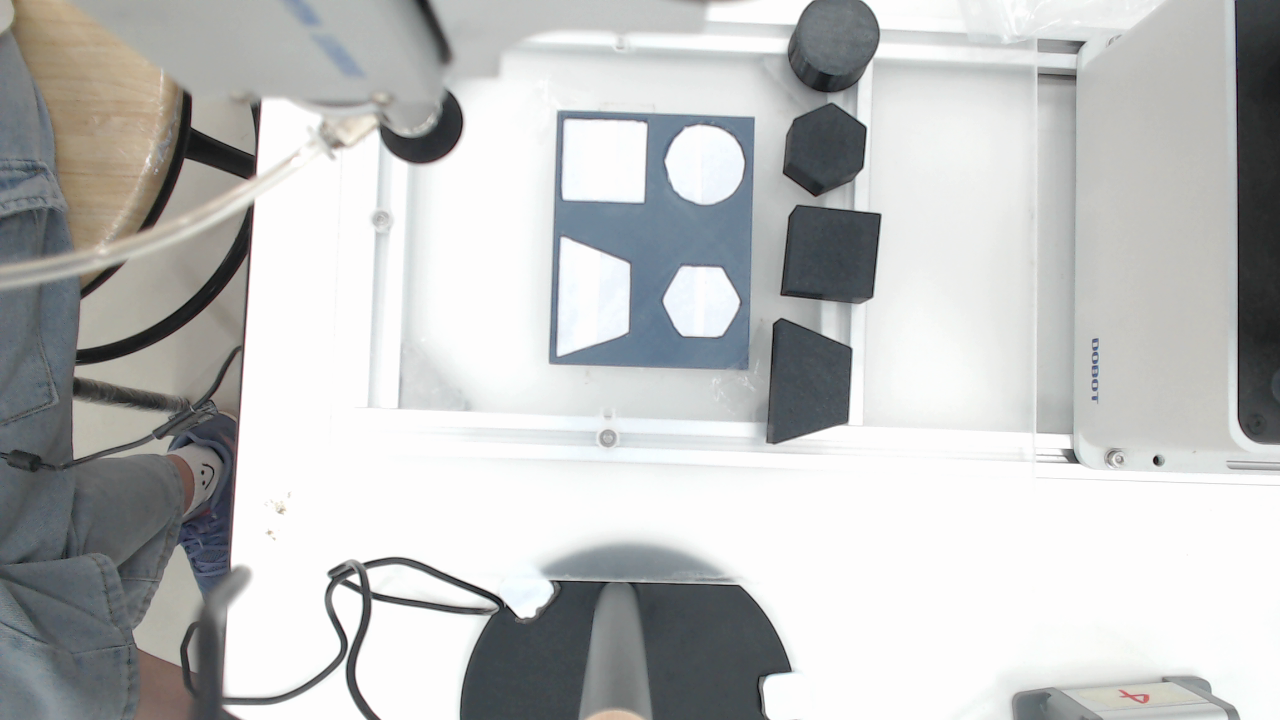
#> input picture frame_20261015_143941.png, 1280 x 720 px, given in place of the camera
$ python pick_place.py
#> lines starting #> are read from the running program, lines starting #| are printed output that depends on the picture; after the words box and inside, x2 and y2 are one past the last pixel; in counts of white or black regions, pixels touching at a corner belong together
#> (reads app/calib.json from the repository)
### app/camera_check_h.py
"""เหมือน camera_check.py แต่เส้นแบ่งเป็นแนวนอน (บน / ล่าง) แทนซ้าย / ขวา

วิธีใช้ (รันจากโฟลเดอร์โปรเจกต์)
    py -3.12 app/camera_check_h.py                 # กล้องตัวที่ 1
    py -3.12 app/camera_check_h.py --cam 0
    py -3.12 app/camera_check_h.py --image a.png   # ทดสอบกับรูปนิ่ง

แถบเลื่อน
    split %       ตำแหน่งเส้นแบ่ง (% ของความสูงภาพ นับจากบน)
    blocks on top 1 = บล็อกอยู่บน กระดานอยู่ล่าง   0 = กลับกัน
    ที่เหลือเหมือน camera_check.py

ปุ่ม  m จับคู่   c ล้าง   s บันทึกภาพ   q / Esc ออก
     a  ตั้งกรอบพื้นที่ทำงาน: คลิก 4 มุมของกระดาษขาว (u = ย้อน) ครบ 4 จุดแล้วเซฟลง app/work_area.json เอง
        นอกกรอบจะถูกมองเป็นพื้นขาว จึงไม่นับของเกะกะรอบโต๊ะ   x  ลบกรอบ (ดูทั้งภาพ)
"""
import argparse
import json
import os
import time

import cv2
import numpy as np

from camera_check import (MIN_WIDTH_PX, background_is_light, binarize, draw_objects,  # noqa: E402
                          open_camera, put_status)
from algo import solve                                                                # noqa: E402

WIN = "camera_check_h"
WIN_BW = "binary (blocks | holes)"
AREA_PATH = os.path.join(os.path.dirname(os.path.abspath(__file__)), "work_area.json")


def load_area():
    """คืนรายการ 4 มุม [(x, y), ...] หรือ None ถ้ายังไม่เคยตั้ง"""
    if not os.path.exists(AREA_PATH):
        return None
    with open(AREA_PATH, encoding="utf-8") as f:
#> (reads app/work_area.json from the repository)
        return [tuple(p) for p in json.load(f)["corners"]]


def save_area(corners, width, height):
    with open(AREA_PATH, "w", encoding="utf-8") as f:
        json.dump({"corners": [list(map(int, p)) for p in corners], "width": width, "height": height}, f, indent=2)


def area_mask(shape, corners):
    """ภาพขาวดำ: 255 = ในกรอบ, 0 = นอกกรอบ"""
#> called with shape = (720, 1280)
    mask = np.zeros(shape[:2], np.uint8)
    cv2.fillPoly(mask, [np.array(corners, np.int32)], 255)
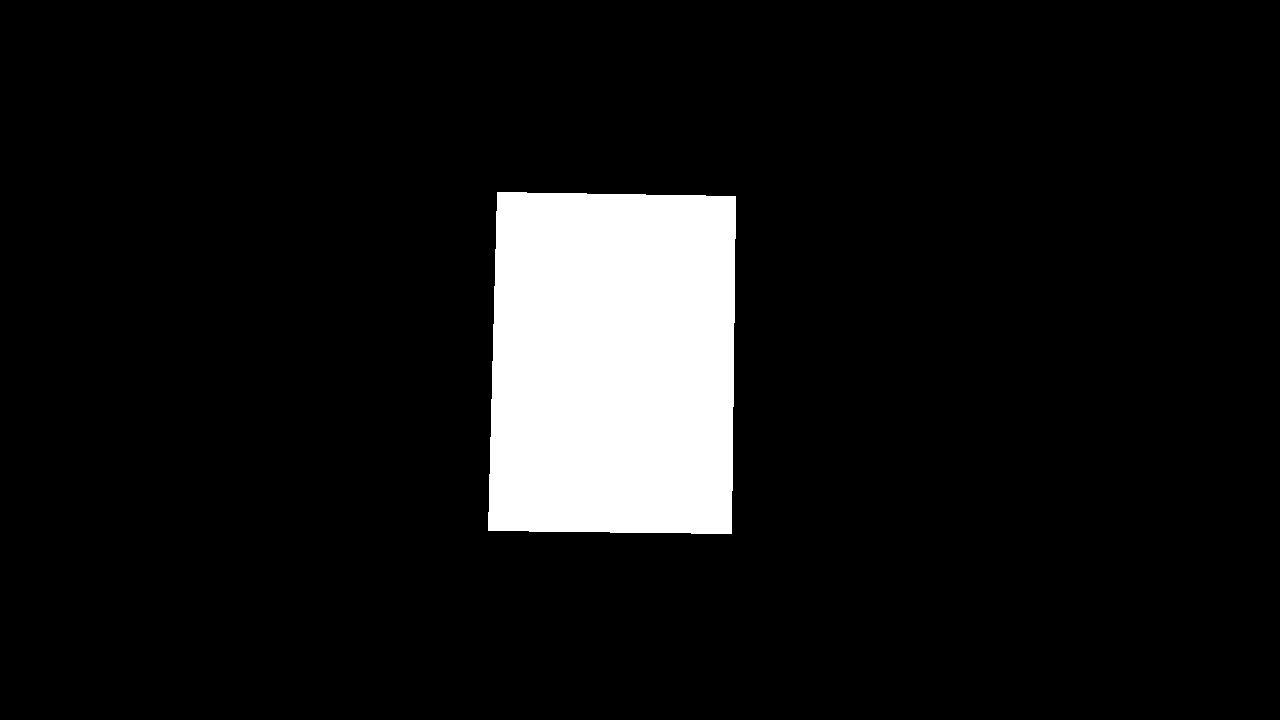
#> mask: shape (720, 1280); 8.9% white; 1 white region, box (x1, y1, x2, y2) and area: (488, 192, 736, 534) 81771
    return mask


# [168 lines left out: functions process_h, draw_matches_h, main, not called in this run]


# [2 lines that do not run on import are left out]

### app/camera_check.py
"""เช็กกล้องก่อน calibrate: ดูภาพ threshold สด ปรับค่าด้วยแถบเลื่อน และดูว่า detect() เห็นอะไร

วิธีใช้
    py -3.12 app/camera_check.py                 # ใช้กล้องตัวที่ 1
    py -3.12 app/camera_check.py --cam 1         # ใช้กล้องตัวอื่น
    py -3.12 app/camera_check.py --image a.png   # ทดสอบกับรูปนิ่ง (ไม่ต้องมีกล้อง)
    py -3.12 app/camera_check.py --exposure -6   # ล็อกค่า exposure ถ้าแสงยังขึ้นลง

ปุ่ม
    m  ลองจับคู่บล็อกกับช่อง (เรียก solve จาก algo.py) แล้ววาดผลทับภาพ
    c  ล้างผลจับคู่
    s  บันทึกภาพดิบและภาพ threshold ไว้ทดสอบทีหลัง
    q / Esc  ออก

ฝั่งซ้ายของเส้นแบ่ง = พื้นที่บล็อก   ฝั่งขวาของเส้นแบ่ง = กระดาน
auto invert = 1: ดูสีพื้นจากขอบภาพแต่ละฝั่งแล้วกลับสีให้เอง จึงใช้ได้ทั้งพื้นสว่างและพื้นมืด
    บล็อก: ทำให้พื้นเป็นสีดำ บล็อกจึงเป็นสีขาว (พื้นขาว + บล็อกดำ -> กลับสี)
    ช่อง : ทำให้พื้นเป็นสีขาวแล้วลบออกด้วย clear_border ช่องที่มองทะลุถึงพื้นจึงเหลือเป็นสีขาว
           ส่วนตัวกระดานเป็นสีดำ (พื้นขาว + กระดานเข้ม + ช่องสว่าง -> ไม่กลับสี)
auto invert = 0: ใช้แถบ invert blocks / invert holes กำหนดเอง
"""
import argparse
import time
import cv2
import numpy as np

from algo import solve

WIN = "camera_check"
WIN_BW = "binary (left: blocks | right: holes)"
MIN_WIDTH_PX = 50        # บล็อกควรกว้างอย่างน้อยเท่านี้ในภาพ


def open_camera(index, width, height, exposure=None):
#> in main, frame is the input picture: shape (720, 1280, 3); mean B, G, R 191.1, 191.5, 190.2
    cap = cv2.VideoCapture(index, cv2.CAP_DSHOW)   # DSHOW บน Windows ตั้งค่ากล้องได้มากกว่า
    if not cap.isOpened():
        cap = cv2.VideoCapture(index)
    if not cap.isOpened():
        raise SystemExit(f"เปิดกล้อง {index} ไม่ได้")
    cap.set(cv2.CAP_PROP_FRAME_WIDTH, width)
    cap.set(cv2.CAP_PROP_FRAME_HEIGHT, height)
    # ปิด auto เพื่อไม่ให้ภาพสว่างขึ้นลงตอนแขนเข้ามาในภาพ (บางรุ่นไม่รองรับ จะไม่มีผล)
    cap.set(cv2.CAP_PROP_AUTOFOCUS, 0)
    cap.set(cv2.CAP_PROP_AUTO_EXPOSURE, 0.25)
    if exposure is not None:
        # บน Windows (DSHOW) การตั้ง exposure ตรงๆ จะปิด auto exposure ไปด้วย ค่าปกติประมาณ -4 ถึง -8
        cap.set(cv2.CAP_PROP_EXPOSURE, exposure)
    w = cap.get(cv2.CAP_PROP_FRAME_WIDTH)
    h = cap.get(cv2.CAP_PROP_FRAME_HEIGHT)
    print(f"กล้อง {index}: {w:.0f}x{h:.0f}  autofocus={cap.get(cv2.CAP_PROP_AUTOFOCUS):.0f}  "
          f"auto_exposure={cap.get(cv2.CAP_PROP_AUTO_EXPOSURE):.2f}  "
          f"exposure={cap.get(cv2.CAP_PROP_EXPOSURE):.1f}")
    return cap


def clear_border(bw):
    """ลบก้อนสีขาวที่แตะขอบภาพ (เช่น พื้นโต๊ะรอบกระดานที่กลายเป็นสีขาวหลังกลับสี)"""
    _, labels = cv2.connectedComponents(bw)
    edge = np.unique(np.r_[labels[0], labels[-1], labels[:, 0], labels[:, -1]])
    out = bw.copy()
    out[np.isin(labels, edge[edge > 0])] = 0
    return out


def binarize(gray, thresh, invert):
    mode = cv2.THRESH_BINARY_INV if invert else cv2.THRESH_BINARY
    _, bw = cv2.threshold(gray, thresh, 255, mode)
    bw = cv2.morphologyEx(bw, cv2.MORPH_OPEN, np.ones((3, 3), np.uint8))   # ลบจุดรบกวนเล็กๆ
    return clear_border(bw)


# [20 lines left out: functions background_is_light, process, not called in this run]


def draw_objects(vis, bw, dx, color, label):
    """วาดเส้นขอบที่ detect() เห็น พร้อมขนาดในภาพ คืนจำนวนวัตถุและจำนวนที่เล็กเกินไป"""
    cnts, _ = cv2.findContours(bw, cv2.RETR_EXTERNAL, cv2.CHAIN_APPROX_NONE)
    n = small = 0
    for c in cnts:
        if cv2.contourArea(c) < 300:            # เกณฑ์เดียวกับ detect() ใน algo.py
            continue
        m = cv2.moments(c)
        cx, cy = int(m["m10"] / m["m00"]) + dx, int(m["m01"] / m["m00"])
        width = int(min(cv2.minAreaRect(c)[1]))   # ด้านแคบของกรอบที่หมุนตามรูป
        too_small = width < MIN_WIDTH_PX
        small += too_small
        cv2.drawContours(vis, [c + [dx, 0]], -1, color, 2)
        cv2.circle(vis, (cx, cy), 4, color, -1)
        cv2.putText(vis, f"{label}{n} {width}px", (cx - 40, cy - 10), cv2.FONT_HERSHEY_SIMPLEX,
                    0.5, (0, 0, 255) if too_small else color, 1)
        n += 1
    return n, small


# [8 lines left out: function draw_matches, not called in this run]


def put_status(vis, lines):
    y = 25
    for text, color in lines:
        cv2.putText(vis, text, (10, y), cv2.FONT_HERSHEY_SIMPLEX, 0.6, (0, 0, 0), 4)
        cv2.putText(vis, text, (10, y), cv2.FONT_HERSHEY_SIMPLEX, 0.6, color, 1)
        y += 24


# [98 lines left out: function main, not called in this run]


# [2 lines that do not run on import are left out]

### app/calib_utils.py
"""ฟังก์ชันที่ใช้ร่วมกันระหว่าง calibrate และงานหยิบวาง

    pixel_to_robot(H, u, v)            พิกเซลในภาพ -> (x, y) มม. ของแขน
    image_angle_to_r(H, u, v, angle)   มุมหมุนจาก algo (องศาในภาพ) -> มุมที่ต้องหมุนแกน r ของแขน
    Robot                              คุยกับ MG400 ผ่าน LAN (อ่านตำแหน่ง / สั่งขยับ / DO)
"""
import json
import os
import re
import socket
import time

import cv2
import numpy as np

HERE = os.path.dirname(os.path.abspath(__file__))

from camera_check import open_camera, process   # noqa: E402,F401
from algo import solve                           # noqa: E402,F401

CALIB_PATH = os.path.join(HERE, "calib.json")
CALIB_IMAGE = os.path.join(HERE, "calib_frame.png")

ROBOT_IP = "192.168.1.6"
DASHBOARD_PORT = 29999
MOVE_PORT = 30003
SAFE_MARGIN = 10.0       # มม. ที่ยอมให้ออกนอกกรอบจุด calibrate ได้


# =============== ไฟล์ค่า calibrate ===============
def save_calib(data, path=CALIB_PATH):
    with open(path, "w", encoding="utf-8") as f:
        json.dump(data, f, ensure_ascii=False, indent=2)


def load_calib(path=CALIB_PATH):
    if not os.path.exists(path):
        raise SystemExit(f"ยังไม่มีไฟล์ {path} ให้รัน calibrate ก่อน")
    with open(path, encoding="utf-8") as f:
        data = json.load(f)
    data["H"] = np.array(data["H"], dtype=np.float64)
    return data


# =============== แปลงพิกัด ===============
# [25 lines left out: functions pixel_to_robot, robot_to_pixel, image_angle_to_r, not called in this run]


def in_workspace(calib, x, y, margin=SAFE_MARGIN):
    (x0, x1), (y0, y1) = calib["x_range"], calib["y_range"]
    return x0 - margin <= x <= x1 + margin and y0 - margin <= y <= y1 + margin


# =============== แขน MG400 ===============
class Robot:
    """เชื่อมต่อ MG400 2 พอร์ต: dashboard (ตั้งค่า/อ่านค่า) และ move (สั่งขยับ)
    ทุกคำสั่งจะรอคำตอบจนครบ (ลงท้ายด้วย ;) และหยุดทันทีถ้าแขนตอบ error
    """

    # [26 lines left out: functions __init__, _open, _txrx, not called in this run]

    def d(self, cmd):
        return self._txrx(self.dash, cmd)

    def m(self, cmd):
        return self._txrx(self.move, cmd)

    # [27 lines left out: functions pose, enable, movl, close, not called in this run]

### app/algo.py
import time
import cv2
import numpy as np
from scipy.optimize import linear_sum_assignment

# ===== ปรับค่าการทำงานได้จากส่วนนี้ =====
CANVAS = 300             # ขนาดภาพที่ใช้เทียบรูป
NORM_AREA = 10000.0      # พื้นที่มาตรฐานของรูปก่อนนำมาเปรียบเทียบ
COARSE_STEP = 4.0        # ระยะค้นหามุมตอนจับคู่ (องศา; ค่ายิ่งน้อยยิ่งละเอียด)
ANGLE_STEP = 2.0         # ระยะค้นหามุมตอนคำนวณการหมุน (องศา)
BAND = 0.01              # ช่วงคะแนน IoU ที่ถือว่าใกล้คะแนนสูงสุด
MIN_FIT = 0.90           # คะแนน IoU ขั้นต่ำที่ถือว่าใส่ลงช่องได้

# ค่าตัวอย่างและไฟล์ผลลัพธ์
SCENE_SIZE = 800         # ขนาดภาพฉากจำลอง
BLOCK_SCALE = 60         # ขนาดบล็อกในฉากจำลอง
HOLE_SCALE = 1.04        # ขนาดช่องเทียบกับบล็อก
EVALUATION_SCENES = 20   # จำนวนฉากที่ใช้ประเมิน (ตามเกณฑ์สเตป 1 ใช้ 100)
DEMO_IMAGE_PATH = "demo_step1.png"

BASIC = ["circle", "square", "hexagon", "trapezoid"]   # 4 รูปที่ใช้จริง
UNSEEN = ["star", "heart"]                             # รูปที่อัลกอไม่เคยรู้จักมาก่อน


def _poly(n, r=1.0):
    return np.array([[r * np.cos(2 * np.pi * k / n), r * np.sin(2 * np.pi * k / n)] for k in range(n)])


def _star(n=5, r_out=1.0, r_in=0.45):
    a = np.pi * np.arange(2 * n) / n - np.pi / 2
    r = np.where(np.arange(2 * n) % 2 == 0, r_out, r_in)
    return np.c_[r * np.cos(a), r * np.sin(a)]


def _heart(n=120):
    t = np.linspace(0, 2 * np.pi, n, endpoint=False)
    x = 16 * np.sin(t) ** 3
    y = -(13 * np.cos(t) - 5 * np.cos(2 * t) - 2 * np.cos(3 * t) - np.cos(4 * t))   # แกน y ของภาพชี้ลง
    p = np.c_[x, y]
    return (p - p.mean(0)) / 16


CANON = {
    "circle": _poly(72, 1.0),
    "square": np.array([[-.85, -.85], [.85, -.85], [.85, .85], [-.85, .85]]),
    "hexagon": _poly(6, 1.0),
    "trapezoid": np.array([[-1.0, -.55], [1.0, -.55], [.55, .55], [-.55, .55]]),
    "star": _star(),
    "heart": _heart(),
}
# มุมสมมาตรของแต่ละรูป ใช้ตอนตรวจคำตอบเท่านั้น (อัลกอไม่ได้ใช้ค่านี้)
PERIOD = {"circle": 1, "square": 90, "hexagon": 60, "trapezoid": 360, "star": 72, "heart": 360}


# [58 lines left out: functions draw_shape, _cells, make_scene, detect, render, not called in this run]


def iou(a, b):
    u = np.logical_or(a, b).sum()
    return np.logical_and(a, b).sum() / u if u else 0.0


# [32 lines left out: functions best_rotation, solve, not called in this run]


# =============== ทดสอบ ===============
def nearest(truth, c):
    return min(truth, key=lambda t: np.hypot(t[1][0] - c[0], t[1][1] - c[1]))


# [71 lines left out: functions evaluate, evaluate_no_fit, demo, not called in this run]


# [10 lines that do not run on import are left out]

### app/pick_place.py
"""หยิบบล็อกทีละชิ้นไปวางลงช่อง: กล้อง -> algo.solve() -> แปลงเป็น มม. ด้วย calib.json -> แขนหยิบ หมุน วาง

ต้องมี app/calib.json (จาก calibrate.py) และ app/work_area.json (จากปุ่ม a ใน camera_check_h.py) ก่อน

วิธีใช้ (รันจากโฟลเดอร์โปรเจกต์)
    py -3.12 app/pick_place.py                    # โหมดซ้อม: แขนไม่ขยับ แค่วาดแผนบนภาพ + พิมพ์พิกัด
    py -3.12 app/pick_place.py --run              # ทำจริง: แขนหยิบวาง
    py -3.12 app/pick_place.py --run --no-grip    # แขนเคลื่อนตามแผนจริง แต่ไม่สั่งหัวดูด (ทดสอบท่าทาง)
    py -3.12 app/pick_place.py --thresh 78 --blur 4    # ค่าเดียวกับที่ปรับใน camera_check_h.py

วางบล็อกกับกระดานตรงไหนก็ได้ในกรอบพื้นที่ทำงาน (app/work_area.json)
    กระดาน = ก้อนสีเข้มที่ใหญ่ที่สุด, รู = ส่วนสีอ่อนข้างในกระดาน, บล็อก = ก้อนสีเข้มอื่นๆ
    วางบล็อกห่างจากกระดานนิดหน่อย ถ้าแตะกันจะถูกนับรวมเป็นกระดาน

ปุ่ม (กดในหน้าต่างภาพ)
    m  ถ่ายภาพแล้วคิดแผน (จับคู่ + มุม) วาดบนภาพ
    g  เริ่มหยิบวาง (โหมด --run เท่านั้น) ถ่ายภาพใหม่ + คิดแผนใหม่ก่อนหยิบทุกชิ้น
       บล็อกที่ถูกเลื่อนหรือหยิบพลาดจะถูกหาใหม่เอง  (--no-grip ทำตามแผนจากปุ่ม m รอบเดียว)
    c  ล้างแผน
    q  ออก
"""
import argparse
import time

import cv2
import numpy as np

from calib_utils import (Robot, ROBOT_IP, image_angle_to_r, in_workspace, load_calib, open_camera,
                         pixel_to_robot, solve)
from camera_check import binarize, draw_objects, put_status
from camera_check_h import area_mask, draw_matches_h, load_area

# ===== ค่าที่วัดจากแขนจริง (วัดด้วย py -3.12 app/calibrate.py pose) =====
PICK_Z = -143.0            # z (มม.) ตอนหัวจับแตะผิวบนบล็อก
PLACE_Z = -132.2           # z (มม.) ตอนปล่อยบล็อกลงช่อง (ผิวบนกระดาน + เผื่อเล็กน้อย)
SAFE_Z = 6.1            # z (มม.) ที่เคลื่อนข้ามไปมาแล้วไม่ชนอะไร
CLEAR_POS = (316.5, -168.6, 24.6, -86.3)  # (x, y, z, r) จุดที่แขนไปรอ ไม่บังกล้องตอนถ่ายภาพ
GRIP_DO = 1              # ช่อง DO ที่ต่อกับหัวดูดลม
GRIP_ON = 1              # ค่าที่ทำให้ "จับ" (บางหัวจับกลับกัน ใช้ 0)
GRIP_WAIT = 0.5          # วินาทีที่รอให้หัวจับหนีบ/ปล่อยเสร็จ
R_SIGN = 1               # ถ้าทดสอบแล้วแขนหมุนกลับทาง ให้เปลี่ยนเป็น -1
PICK_R = -70.0           # มุม r ตอนลงหยิบ (ตอนวางจะเป็น PICK_R + มุมที่คำนวณได้)
SPEED = 20               # % ความเร็วแขน
USE_GRIP = True          # --no-grip ตั้งเป็น False
COLLISION_LEVEL = 3      # ความไวตรวจชน 0 = ปิด, 1-5 (เลขมาก = ไวมาก ชนเบาๆ ก็หยุด)
MOVE_TIMEOUT = 20.0      # วินาที ถ้าแขนยังไปไม่ถึงจุดหมายถือว่ามีปัญหา หยุดทำงาน
RETRY_STEP = 1.0         # มม. ถ้าหยิบไม่ติด รอบถัดไปลง PICK_Z ต่ำกว่าเดิมเท่านี้
MAX_RETRY = 6            # แต่ละชิ้นหยิบพลาดได้กี่ครั้ง (ลงต่ำสุด MAX_RETRY x RETRY_STEP มม. จาก PICK_Z)
LEFT_MM = 15.0           # ถ้ายังเห็นบล็อกห่างจากจุดหยิบไม่เกินเท่านี้ (มม.) ถือว่ายังหยิบไม่ไป


class Collision(Exception):
    """แขนหยุดเพราะชน หรือขึ้น error ระหว่างเคลื่อนที่"""


# [12 lines left out: function move, not called in this run]


def find_objects(frame, thresh, blur, mask=None):
    """แยกบล็อกกับรูโดยไม่ใช้เส้นแบ่ง คืน (ภาพขาวดำบล็อก, ภาพขาวดำรู, เส้นขอบกระดานหรือ None) ขนาดเท่าภาพเต็ม
    กระดาน = ก้อนสีเข้มที่ใหญ่ที่สุด  รู = ส่วนสีอ่อนที่อยู่ข้างในกระดาน  บล็อก = ก้อนสีเข้มที่เหลือ"""
#> called with thresh = 78, blur = 4
    gray = cv2.cvtColor(frame, cv2.COLOR_BGR2GRAY) if frame.ndim == 3 else frame
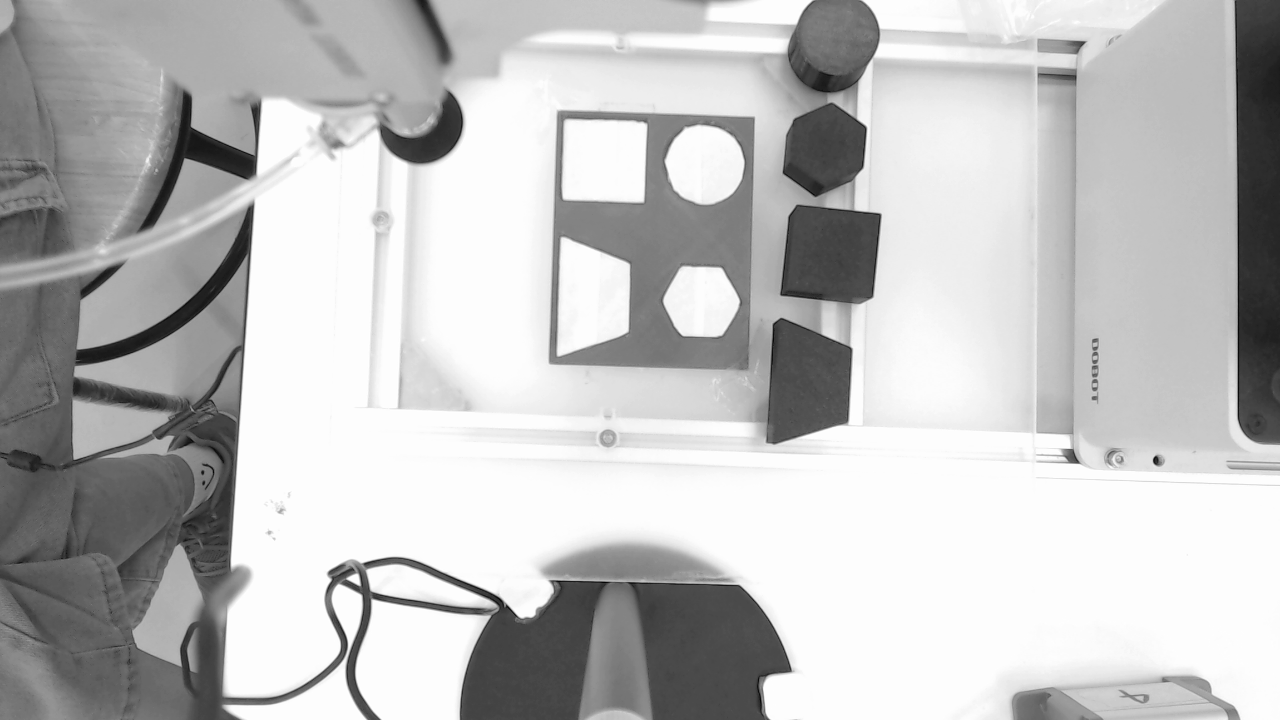
#> gray: shape (720, 1280); min 3, max 254, mean 191
    if blur > 0:
        gray = cv2.GaussianBlur(gray, (2 * blur + 1, 2 * blur + 1), 0)
    if mask is not None:
        gray = np.where(mask > 0, gray, 255).astype(np.uint8)      # นอกกรอบ = สีขาวเหมือนกระดาษ
#> (the rest of the program and of its run is left out)
